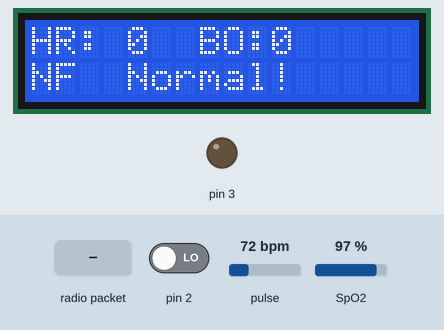
Simulated run of this sketch. Board: Arduino Uno, built with avr-gcc and run on an emulated ATmega328P. Shown: 16×2 character LCD, output pins drawn as LEDs (lit = HIGH). The inputs (shaded band) are chosen by the test bench; at power-on: pin 2 LOW, SpO2 97 %, pulse 72 bpm. No radio packets arrive unless stated; what the sketch prints to the serial monitor is not drawn.

Above: at 3.2 s.
3.3 s: radio packet "2" arrives
At 4.5 s:
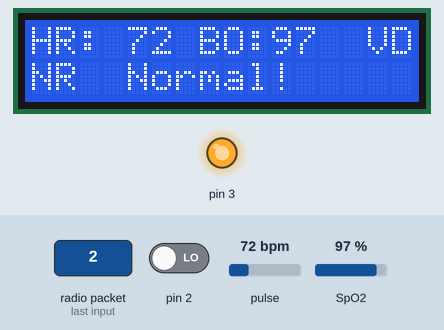
5.5 s: pin 2 driven HIGH
At 6.3 s:
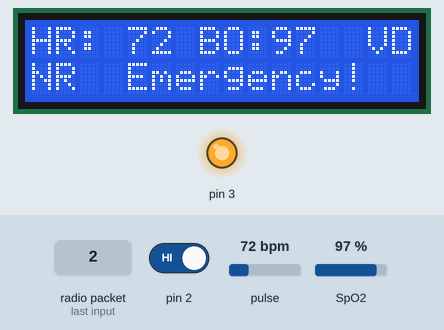
7.0 s: SpO2 set to 94 %
At 8.0 s:
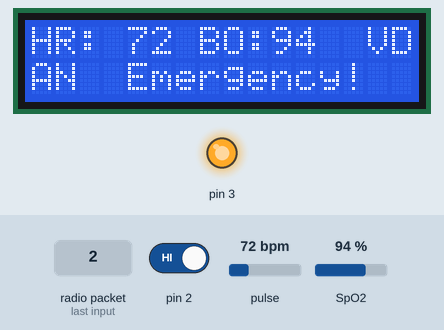
8.6 s: radio packet "1" arrives
At 9.8 s:
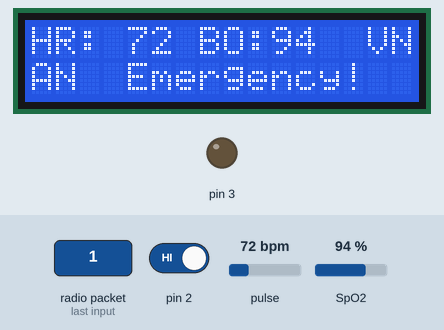
10.1 s: SpO2 set to 100 %
At 10.6 s:
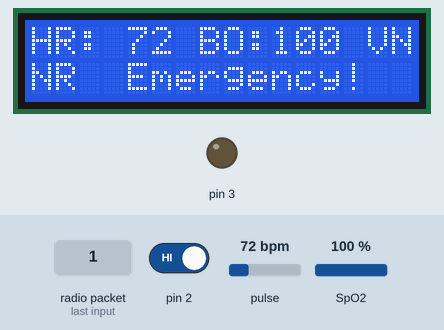
11.6 s: pin 2 driven LOW
At 12.2 s:
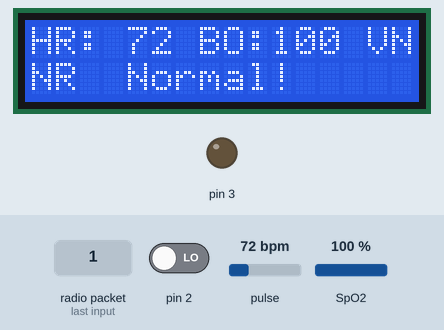
Timing chart, 0 to 14.1 s (numbered marks = the images above; inputs shaded):
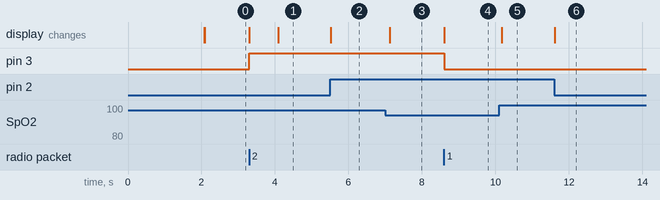

Measured:
- the behaviour switches between 96 and 95 % on SpO2 (found by bisection; images 2 and 3)
- after the input at 3.3 s, pin 3: LOW → HIGH at once; the display: first changes at once (image 1 shows a later state)
- after the input at 5.5 s, the display: changes at once (image 2)
- after the input at 7.0 s, the display: changes after 0.13 s (image 3)
- after the input at 8.6 s, pin 3: HIGH → LOW at once; the display: changes at once (image 4)
- after the input at 10.1 s, the display: changes after 0.07 s (image 5)
- after the input at 11.6 s, the display: changes at once (image 6)

The sketch:

Project_Rx.ino
```cpp
/// need to Connect 11th Pin to RF Rx
#include <RH_ASK.h>
#include <SPI.h>
RH_ASK driver;
#include <LiquidCrystal.h>
LiquidCrystal lcd(13, 12, A0, 10, 9, 8); // RS,E,D4,D5,D6,D7

int H,T,S,j;
char command;
String a;
String final_lat_long;

long duration;
int d;

void onBeatDetected()
{
    //Serial.println("Beat!");
}
#include <LiquidCrystal.h>

#include <Wire.h>
#include "MAX30100_PulseOximeter.h"
//////////////////////////////////
///////////////////////////
#define REPORTING_PERIOD_MS     1000
int count=0;
int value;
PulseOximeter pox;
uint32_t tsLastReport = 0;


void setup()
{
  if (!driver.init())
  Serial.println("init failed");
  lcd.begin(16, 2); // LCD 16X2
  lcd.setCursor(0, 0);
  lcd.print("  Mine Safety   ");
  lcd.setCursor(0, 2);
  lcd.print(" Helmat System  ");

  delay(2000);
  lcd.clear();

  pinMode(2, INPUT);
  pinMode(3, OUTPUT);
  Serial.begin(9600); // Starts the serial communication
  if (!pox.begin()) {
    //Serial.println("FAILED");
    for(;;);
    }
    else
    {
        //Serial.println("SUCCESS");
    }
    pox.setIRLedCurrent(MAX30100_LED_CURR_7_6MA);
    pox.setOnBeatDetectedCallback(onBeatDetected);


}

void loop()
{

    pox.update();
  if (millis() - tsLastReport > REPORTING_PERIOD_MS)
  {
        S=(pox.getSpO2());
        H=(pox.getHeartRate());
        tsLastReport = millis();
  }

digitalWrite(4,LOW);
  lcd.setCursor(0, 0);
  lcd.print("HR:");
  lcd.setCursor(3, 0);
    lcd.setCursor(4, 0);
  lcd.print(H);

  lcd.setCursor(7, 0);
  lcd.print("BO:");
  lcd.setCursor(10, 0);
  lcd.print(S);
  if ((S>95))//(H>70)&&
  {
  lcd.setCursor(0, 1);
  lcd.print("NR");
  }

  else if ((H==0)&&(S==0))
  {
    lcd.setCursor(0, 1);
    lcd.print("NF");
    }
  else if (S==0)
  {
    lcd.setCursor(0, 1);
    lcd.print("NF");
    }

  else
  {
    lcd.setCursor(0, 1);
    lcd.print("AN");
   digitalWrite(4,HIGH);
    }

      Serial.print('S');
    Serial.print(S);
    delay(5);

   Serial.print('H');
   Serial.print(H);
   delay(5);


  uint8_t buf[12];
  uint8_t buflen = sizeof(buf);

  // Check if RF is connected and a message is received
  if (driver.recv(buf, &buflen)) // Non-blocking
  {


    int i;
    // Message with a good checksum received, dump it.
    Serial.print("Message: ");
    Serial.println((char *)buf);

    if ((buf[i] == '2'))
    {
      lcd.setCursor(14, 0);
      lcd.print("VD");

      digitalWrite(3,HIGH);
      Serial.print('V');
      delay(10);


    }
    else if ((buf[i] == '1'))
    {
      lcd.setCursor(14, 0);
      lcd.print("VN");
      Serial.print('v');
      digitalWrite(3,LOW);
      delay(10);
    }
  }

  j=digitalRead(2);
  if(j==HIGH)
  {
    lcd.setCursor(3,1);
    lcd.print(" Emergency!");
    Serial.print('E');

    }
    else
    {
          lcd.setCursor(3,1);
    lcd.print(" Normal!      ");
      Serial.print('e');
      }

}
```
